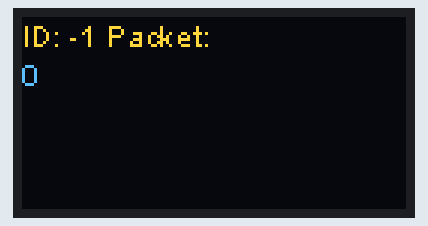
Recording of a sketch running on a simulated ESP32. Shown: 128×64 one-colour display. The OLED is the two-colour kind (top 16 rows yellow); nothing arrives over Bluetooth unless stated; a phone connects over Bluetooth LE 3 s after start; what the sketch prints to the serial monitor is not drawn.

Above: at 0.4 s.
At 4.7 s:
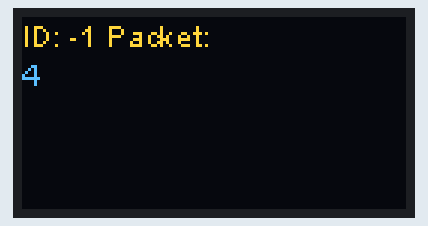
At 7.9 s:
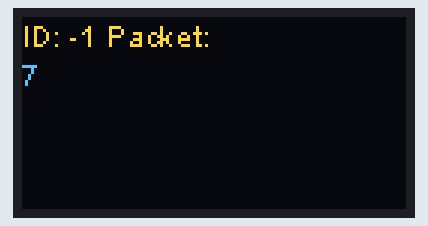
At 18.7 s:
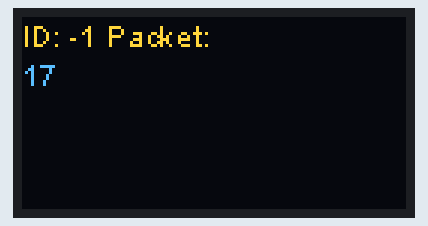
At 29.4 s:
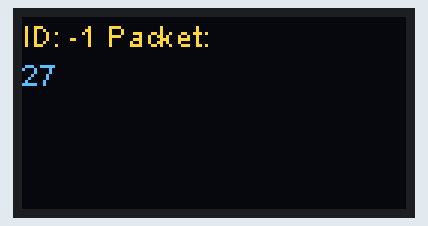
At 38.0 s:
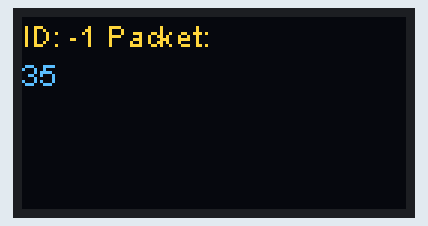

The sketch:

LoRa_BLE_sender.ino
```cpp
#include <BLEDevice.h>
#include <BLEServer.h>
#include <BLEUtils.h>
#include <BLE2902.h>
#include "heltec.h"
#include <string>

using namespace std;

int msgCnt = 0;
uint32_t chipId = 0;
int nodeId;

BLEServer* pServer = NULL;
BLECharacteristic* pCharacteristic = NULL;
bool deviceConnected = false;
bool oldDeviceConnected = false;
uint32_t value = 65;

// See the following for generating UUIDs:
// https://www.uuidgenerator.net/

#define SERVICE_UUID "4fafc201-1fb5-459e-8fcc-c5c9c331914b"
#define CHARACTERISTIC_UUID "beb5483e-36e1-4688-b7f5-ea07361b26a8"

class MyServerCallbacks : public BLEServerCallbacks {
  void onConnect(BLEServer* pServer) {
    deviceConnected = true;
    BLEDevice::startAdvertising();
  };

  void onDisconnect(BLEServer* pServer) {
    deviceConnected = false;
  }
};

class MyCallback : public BLECharacteristicCallbacks {
  void onWrite(BLECharacteristic* pCharacteristic) {
    string message = pCharacteristic->getValue();
    int messageSize = message.length();
    if (messageSize == 3){
      LoRa.setSignalBandwidth(std::atoi(message.c_str())*1000);
    }else{
      LoRa.setSpreadingFactor(std::atoi(message.c_str()));
    }
  }
};


void setup() {
  /* -----Determine ID-----
     When working with multiple sticks it is often useful to easily distinguish between them.
     Each stick has a unique chip id, so we assign ascending numbers to the ids. Change the switch-
     statement to match your ids. */
  for(int i=0; i<17; i=i+8) {
	  chipId |= ((ESP.getEfuseMac() >> (40 - i)) & 0xff) << i;
	}
  switch(chipId){
    case 11779112: nodeId = 0;
      break;
    case 11779672: nodeId = 1;
      break;
    case 11779684: nodeId = 2;
      break;
    case 11779836: nodeId = 3;
      break;
    default: nodeId = -1;
      break;
  }

  // Start heltec display, LoRa and Serial
  Heltec.begin(true /*DisplayEnable Enable*/, true /*Heltec.LoRa Enable*/, true /*Serial Enable*/, true /*PABOOST Enable*/, 868E6 /*long frequency*/);

  // -----Init Display-----
  Heltec.display->setFont(ArialMT_Plain_10);
  Heltec.display->clear();
  Heltec.display->drawString(0, 0, "Sending ping:");
  Heltec.display->display();

  LoRa.setSpreadingFactor(7);
  LoRa.setSignalBandwidth(125E3);

  // Create the BLE Device
  BLEDevice::init("LoRa_sender");

  // Create the BLE Server
  pServer = BLEDevice::createServer();
  pServer->setCallbacks(new MyServerCallbacks());

  // Create the BLE Service
  BLEService* pService = pServer->createService(SERVICE_UUID);

  // Create a BLE Characteristic
  pCharacteristic = pService->createCharacteristic(
    CHARACTERISTIC_UUID,
    BLECharacteristic::PROPERTY_READ | BLECharacteristic::PROPERTY_WRITE
  );

  // Create a BLE Descriptor
  pCharacteristic->setCallbacks(new MyCallback());
  pCharacteristic->addDescriptor(new BLE2902());

  // Start the service
  pService->start();

  // Start advertising
  BLEAdvertising* pAdvertising = BLEDevice::getAdvertising();
  pAdvertising->addServiceUUID(SERVICE_UUID);
  pAdvertising->setScanResponse(false);
  pAdvertising->setMinPreferred(0x0);  // set value to 0x00 to not advertise this parameter
  BLEDevice::startAdvertising();
  Serial.println("Waiting for a client connection to notify...");
  pCharacteristic->setValue((uint8_t*)&value, 4);
  pCharacteristic->notify();

  Serial.printf("Setup completed! My ID is %d\n", nodeId);
}


void loop() {
  // Display node id and packet number
  char * output;
  asprintf(&output, "ID: %d Packet: %d", nodeId, msgCnt);
  Heltec.display->clear();
  Heltec.display->drawStringMaxWidth(0, 0, 64, output);
  Heltec.display->display();

  // Format message string
  char * message;
  asprintf(&message, "S:%d, C:%d", nodeId, msgCnt);

  // -----LoRa send message-----
  LoRa.beginPacket();
  LoRa.print(message);
  LoRa.endPacket();

  msgCnt++;
  delete output;
  delete message;
  delay(1000);
  // disconnecting
  if (!deviceConnected && oldDeviceConnected) {
    delay(500);
    pServer->startAdvertising();
    Serial.println("start advertising");
    oldDeviceConnected = deviceConnected;
  }
  // connecting
  if (deviceConnected && !oldDeviceConnected) {
    // do stuff here on connecting
    oldDeviceConnected = deviceConnected;
  }
}
```

Measured:
- what the display in image 0 shows lasts 1.0 s, from 0.4 s to 1.4 s
